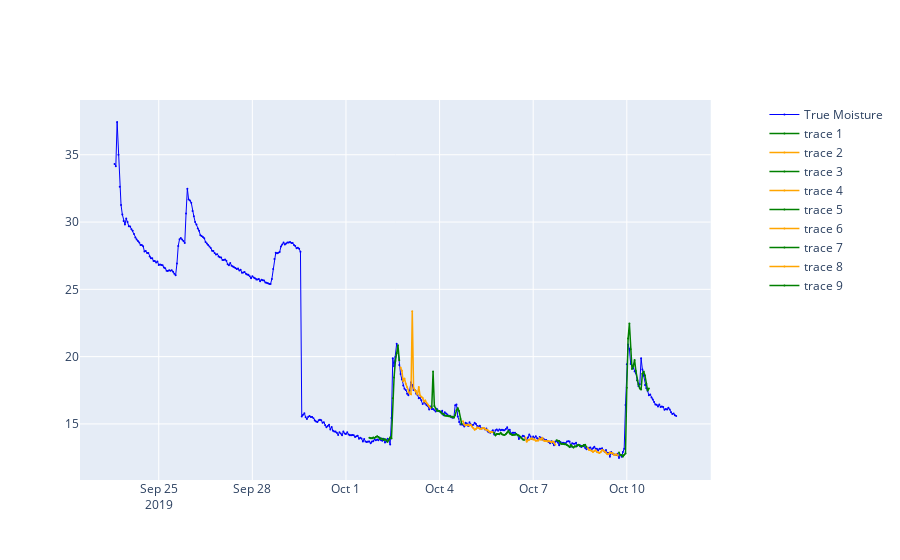

Notebook code for this chart:
### Code cell
ind += 1
# ind -= 2
testernow = testers[inds_rand[ind]]
plott(testernow)
